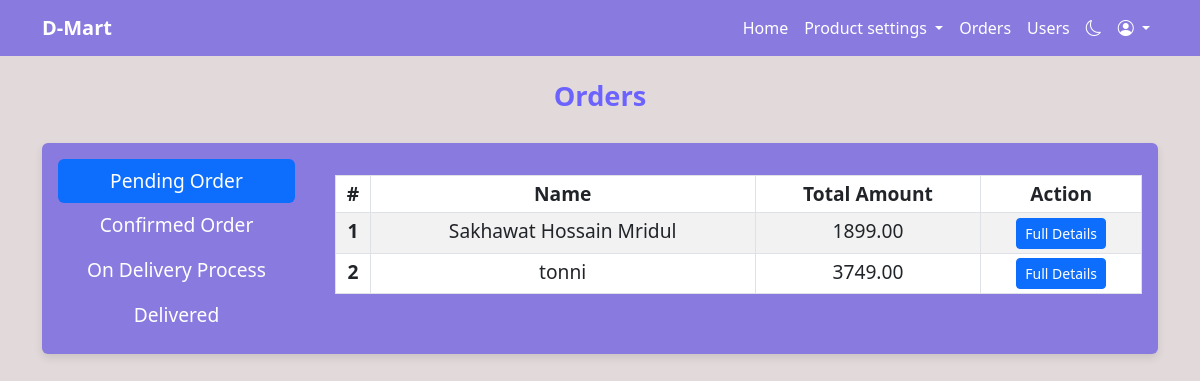
The app's page /backend/orders.php (signed in) with its own data.
### tables this page shows
CREATE TABLE `orders` (
  `id` int(11) NOT NULL,
  `user_id` int(11) NOT NULL,
  `name` varchar(100) NOT NULL,
  `email` varchar(100) NOT NULL,
  `contact_number` varchar(50) NOT NULL,
  `address` varchar(250) NOT NULL,
  `total_amount` decimal(10,2) NOT NULL,
  `order_status` int(11) NOT NULL DEFAULT 0,
  `order_date_time` datetime NOT NULL DEFAULT current_timestamp(),
  `status` tinyint(1) NOT NULL DEFAULT 1
);

### backend/orders.php (the view, shortened to what this page needs)
<?php
    require 'database_connection.php';
    $pending_order_sql = "SELECT id, name, total_amount FROM orders WHERE status = 1 AND order_status = 0";
    $pending_order_result = mysqli_query($conn, $pending_order_sql);
?>
<!DOCTYPE html>
<html lang="en">
<?php require 'assets/header.php'; ?>
<body class="day-mode">
    <?php require 'assets/menu.php'; ?>
    <h2 class="dashboard-title mt-4">Orders</h2>
    <div class="container">
        <div class="row mt-4">
            <div class="col-md-12 mb-4">
                <div class="card card-user-info">
                    <div class="card-body">
                        <div class="row">
                            <div class="col-md-3">
                                <div class="nav flex-column nav-pills me-3" id="v-pills-tab" role="tablist" aria-orientation="vertical">
                                    <button class="nav-link active" id="v-pills-home-tab" data-bs-toggle="pill" data-bs-target="#v-pills-p-order" type="button" role="tab" aria-controls="v-pills-home" aria-selected="true">Pending Order</button>
                                    <button class="nav-link" id="v-pills-profile-tab" data-bs-toggle="pill" data-bs-target="#v-pills-c-order" type="button" role="tab" aria-controls="v-pills-profile" aria-selected="false">Confirmed Order</button>
                                    <button class="nav-link" id="v-pills-messages-tab" data-bs-toggle="pill" data-bs-target="#v-pills-p-d" type="button" role="tab" aria-controls="v-pills-messages" aria-selected="false">On Delivery Process</button>
                                    <button class="nav-link" id="v-pills-settings-tab" data-bs-toggle="pill" data-bs-target="#v-pills-d-d" type="button" role="tab" aria-controls="v-pills-settings" aria-selected="false">Delivered</button>
                                </div>
                            </div>
                            <div class="col-md-9">
                                <div class="tab-content" id="v-pills-tabContent">
                                <div class="tab-pane fade show active" id="v-pills-p-order" role="tabpanel" aria-labelledby="v-pills-home-tab">
                                        <div class="table-responsive mt-3">
                                            <table class="table table-striped table-bordered table-sm table-hover">
                                                <thead>
                                                    <tr>
                                                        <th scope="col">#</th>
                                                        <th scope="col">Name</th>
                                                        <th scope="col">Total Amount</th>
                                                        <th scope="col">Action</th>
                                                    </tr>
                                                </thead>
                                                <tbody>
                                                    <?php
                                                        if(mysqli_num_rows($pending_order_result) > 0) {
                                                            $counter = 1;
                                                            while($row = mysqli_fetch_assoc($pending_order_result)) {
                                                                echo "<tr>";
                                                                echo "<th scope='row'>" . $counter . "</th>";
                                                                echo "<td>" . htmlspecialchars($row['name']) . "</td>";
                                                                echo "<td>" . htmlspecialchars($row['total_amount']) . "</td>";
                                                                echo "<td><a href='order_details.php?id=" . $row['id'] . "' class='btn btn-primary btn-sm'>Full Details</a></td>";
                                                                echo "</tr>";
                                                                $counter++;
                                                            }
                                                        } else {
                                                            echo "<tr><td colspan='4' class='text-center'>No orders found</td></tr>";
                                                        }
                                                    ?>
                                                </tbody>
                                            </table>
                                        </div>
                                    </div>
                                </div>
                            </div>
                        </div>
                    </div>
                </div>
            </div>
        </div>
    </div>
</body>
</html>

### backend/assets/css/style.css (style rules this page uses)
body.day-mode { background-color: #e2dada; color: #040303; }
.navbar-brand, .nav-link, .theme-toggle-icon { color: #fff !important; }
.dashboard-title { color: #6c63ff; text-align: center; font-size: 1.7rem; font-weight: bold; margin-bottom: 30px; }
.card { border: none; box-shadow: 0 4px 8px rgba(0, 0, 0, 0.1); transition: transform 0.2s ease-in-out; }
.card-body { text-align: center; font-size: 1.2rem; color: #32ebc3; }
.day-mode .card, .day-mode .navbar { background-color: #897adf; }

### records on screen
orders: name "Sakhawat Hossain Mridul", total_amount "1899.00"
orders: name "tonni", total_amount "3749.00"
